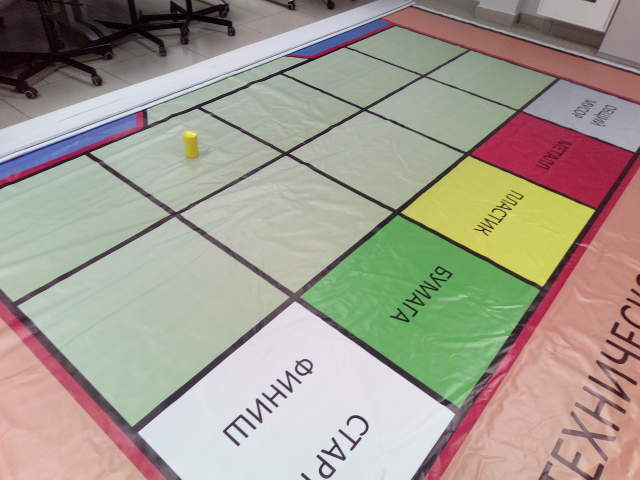
#> input picture cv/img/field-2.jpeg, 640 x 480 px
$ python gamefield.py
#> lines starting #> are read from the running program, lines starting #| are printed output that depends on the picture
import cv2 as cv
import numpy as np
from scipy.spatial.distance import euclidean as dist
import matplotlib.pyplot as plt

def findLines(filename):
#> called with filename = 'img/field-2.jpeg'
    img = cv.imread(filename)
#> img is the input picture: shape (480, 640, 3); mean B, G, R 144.3, 155.9, 163.3

    gray = cv.cvtColor(img, cv.COLOR_BGR2GRAY)
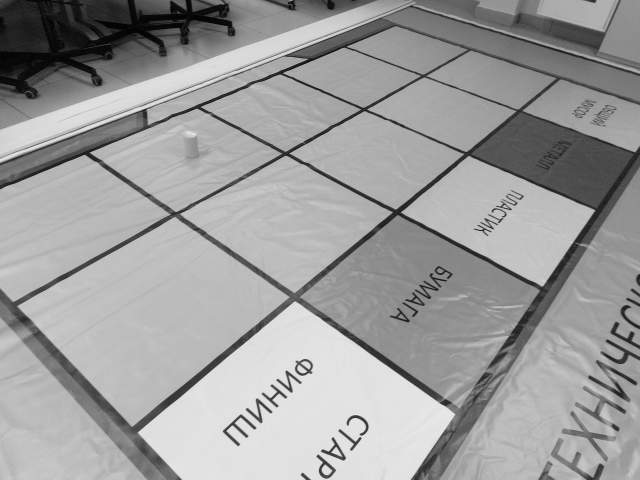
#> gray: shape (480, 640); min 1, max 254, mean 156.8
    edges = cv.Canny(gray, 50, 150, apertureSize = 3)
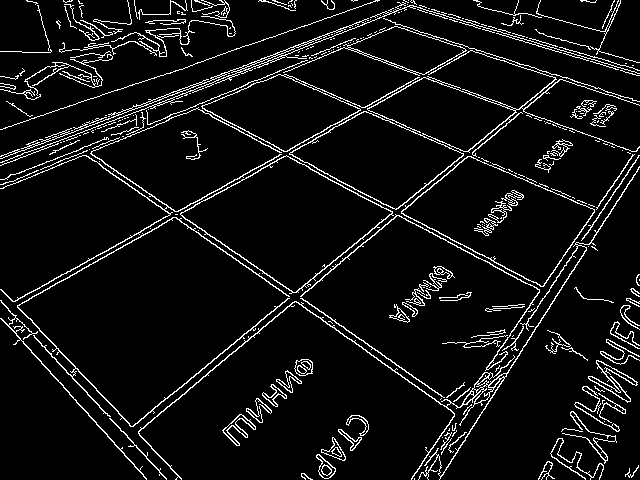
#> edges: shape (480, 640); 7.1% white in thin lines or dots
    lines = cv.HoughLinesP(edges, 1, np.pi/180, 100, minLineLength=200, maxLineGap=10)
#> lines = 28 rows, first 6: [5, 306, 451, 59], [193, 106, 555, 298], [119, 448, 562, 77], [118, 448, 487, 139], [58, 135, 451, 410], [239, 254, 477, 420]

    return img, lines

def getEquations(lines):
    eqA = []
    eqB = []
    for line in lines:
        x = line[0][0::2]
        y = line[0][1::2]
        k, b = np.polyfit(x, y, 1)
        if k < 0:
            eqA += [(k, b)]
        else:
            eqB += [(k, b)]
    return eqA, eqB

def filterEquations(eqQ):
    res = []
    for k0, b0 in eqQ:
        nearest = []
        for k1, b1 in eqQ:
            if abs(k0-k1) < 1 and abs(b0-b1) < 15:
                nearest += [(k1, b1)]
        k, b = nearest[0]
        res += [(k, b)]
    return res

def extrapolate2(eqQ):
    K = [ k for k, b in eqQ]
    B = [ b for k, b in eqQ]

    X = list(range(len(K)))

    a, b, c = np.polyfit(X, sorted(K), 2)
    K1 = [ a*x**2 + b*x +c for x in range(-2, len(X)) ]
    a, b, c = np.polyfit(X, sorted(B), 2)
    B1 = [ a*x**2 + b*x +c for x in X ]

    return list(zip(K1, B1))

def extrapolate1(eqQ):
    sortedEq = sorted(eqQ, key=lambda x: x[0])
    plt.plot(range(len(eqQ)), [ x[1] for x in sortedEq ])
    plt.show()
    raise Exception
    K = [ k for k, b in eqQ]
    B = [ b for k, b in eqQ]

    X = list(range(len(K)))

    plt.plot(X, sorted(K))

    b, c = np.polyfit(X, sorted(K), 1)
    K1 = [ b*x +c for x in range(-2, len(X)) ]
    b, c = np.polyfit(X, sorted(B), 1)
    B1 = [ b*x +c for x in X ]

    plt.plot(X, K1)
    plt.show()
    return list(zip(K1, B1))

def solve(eqA, eqB):
    points = []
    for eqa in eqA:
        for eqb in eqB:
            a = [[1, -eqa[0]],[1, -eqb[0]]]
            b = [eqa[1],eqb[1]]
            x, y =  np.linalg.solve(a, b)
            points += [(x,y)]
    filtered_points = []
    for a in points:
        nearest = []
        for b in points:
            if dist(a,b) < 20:
                nearest += [b]
        x, y = [ int(_) for _ in np.mean(nearest, axis=0) ]
        filtered_points += [(x, y)]
    return filtered_points

if __name__ == '__main__':
    img, lines = findLines('img/field-2.jpeg')
    eqA, eqB = [ filterEquations(eq) for eq in getEquations(lines) ]
#> the loop in getEquations, `for line in lines:` made 28 passes
#> (line, x, y, k, b, eqB) on passes 5, 6, 8: ([[58, 135, 451, 410]], [58, 451], [135, 410], 0.7, 94.41, [(0.53, 3.64), (0.7, 94.41)]), ([[239, 254, 477, 420]], [239, 477], [254, 420], 0.697, 87.3, [(0.53, 3.64), (0.7, 94.41), (0.697, 87.3)]), ([[82, 152, 473, 426]], [82, 473], [152, 426], 0.701, 94.54, [(0.53, 3.64), (0.7, 94.41), (0.697, 87.3), (0.701, 94.54)])
#> (line, x, y, k, b, eqA) on passes 3 to 4: ([[119, 448, 562, 77]], [119, 562], [448, 77], -0.837, 547.7, [(-0.554, 308.8), (-0.837, 547.7)]), ([[118, 448, 487, 139]], [118, 487], [448, 139], -0.837, 546.8, [(-0.554, 308.8), (-0.837, 547.7), (-0.837, 546.8)])
#> in filterEquations, `res = []`: res = []
#> the loop in filterEquations, `for k0, b0 in eqQ:` made 16 passes
#> res on passes 1 to 3: [(-0.554, 308.8)], [(-0.554, 308.8), (-0.837, 547.7)], [(-0.554, 308.8), (-0.837, 547.7), (-0.837, 547.7)]
#> the loop in filterEquations (call 2), `for k0, b0 in eqQ:` made 12 passes
#> res on passes 1 to 4: [(0.53, 3.64)], [(0.53, 3.64), (0.7, 94.41)], [(0.53, 3.64), (0.7, 94.41), (0.7, 94.41)], [(0.53, 3.64), (0.7, 94.41), (0.7, 94.41), (0.7, 94.41)]
#> eqA = [(-0.554, 308.8), (-0.837, 547.7), (-0.837, 547.7), (-0.382, 158), (-0.812, 530.9), (-0.344, 130.5), (-0.554, 308.8), (-0.382, 158), (-1.54, 1155.1), (-0.554, 308.8), (-0.382, 158), (-1.49, 1105.1), (-0.837, 546.8), (-0.382, 158), (-1.49, 1105.1), (-1.49, 1105.1)]; eqB = [(0.53, 3.64), (0.7, 94.41), (0.7, 94.41), (0.7, 94.41), (0.53, 3.64), (0.428, -44.95), (0.428, -44.95), (0.7, 94.41), (0.325, -102.7), (0.361, -78.54), (0.325, -102.7), (0.361, -78.54)]
    eqA = extrapolate1(eqA)
#> in extrapolate1, `sortedEq = sorted(eqQ, key=lambda x: x[0])`: sortedEq = [(-1.54, 1155.1), (-1.49, 1105.1), (-1.49, 1105.1), (-1.49, 1105.1), (-0.837, 547.7), (-0.837, 547.7), (-0.837, 546.8), (-0.812, 530.9), (-0.554, 308.8), (-0.554, 308.8), (-0.554, 308.8), (-0.382, 158), (-0.382, 158), (-0.382, 158), (-0.382, 158), (-0.344, 130.5)]
#> in extrapolate1, `plt.show()`:
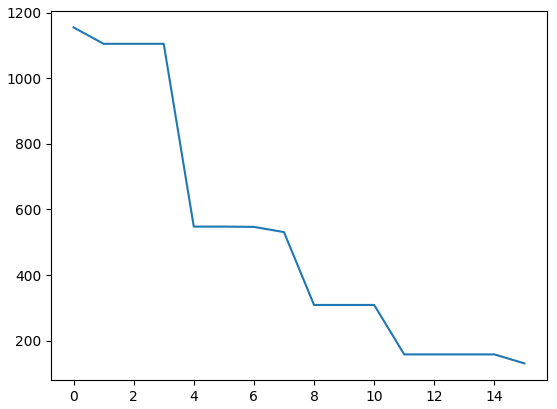
#> figure drawn by matplotlib, 1 panel; curve peaks at x = 0, y = 1155.1
#> (the run stopped early here; a loop or call above may not have finished)

$ run again, with cv/img/field-1.jpeg copied over cv/img/field-2.jpeg
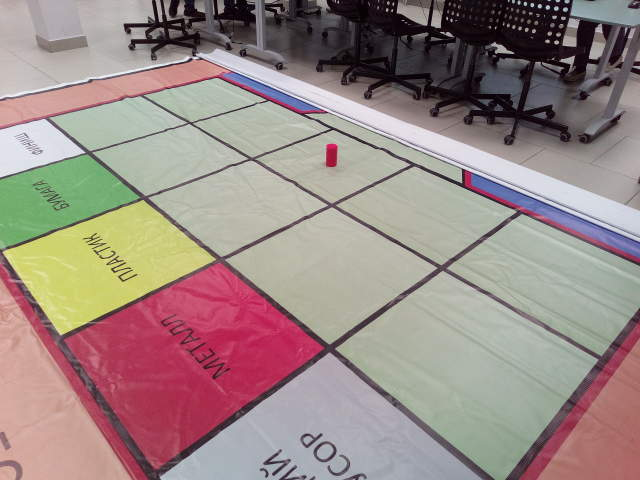
#> input picture cv/img/field-1.jpeg, 640 x 480 px
#> in findLines, img is the input picture: shape (480, 640, 3); mean B, G, R 133.9, 137.9, 154.9
#> in findLines, `edges = cv.Canny(gray, 50, 150, apertureSize = 3)`:
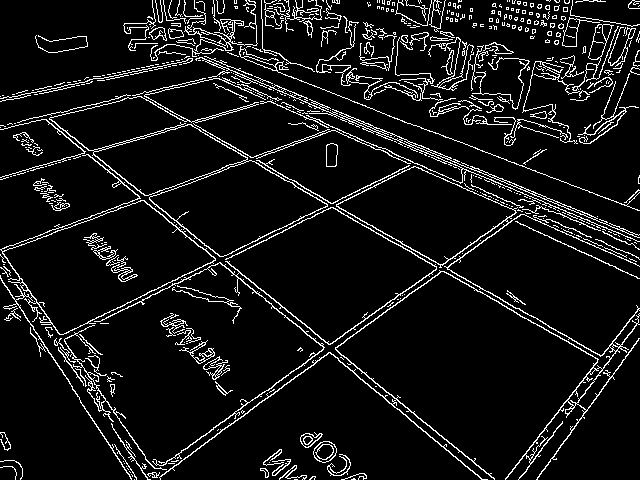
#> edges: shape (480, 640); 8.2% white in thin lines or dots
#> in findLines, `lines = cv.HoughLinesP(edges, 1, np.pi/180, 100, minLineLength=200, ma..`: lines = 28 rows, first 6: [44, 115, 298, 320], [62, 334, 414, 163], [136, 94, 477, 291], [213, 76, 639, 266], [217, 75, 636, 261], [159, 477, 528, 209]
#> the loop in getEquations, `for line in lines:` made 28 passes
#> (line, x, y, k, b, eqB) on passes 3 to 4: ([[136, 94, 477, 291]], [136, 477], [94, 291], 0.578, 15.43, [(0.807, 79.49), (0.578, 15.43)]), ([[213, 76, 639, 266]], [213, 639], [76, 266], 0.446, -19, [(0.807, 79.49), (0.578, 15.43), (0.446, -19)])
#> after the loop in getEquations, `for line in lines:`: eqB = 19 items, first 6: (0.807, 79.49), (0.578, 15.43), (0.446, -19), (0.444, -21.33), (0.423, -28.23), (0.421, -31.04)
#> in filterEquations, `res = []`: res = []
#> the loop in filterEquations, `for k0, b0 in eqQ:` made 9 passes
#> res on passes 1 to 3: [(-0.486, 364.1)], [(-0.486, 364.1), (-0.726, 592.5)], [(-0.486, 364.1), (-0.726, 592.5), (-0.365, 249)]
#> the loop in filterEquations (call 2), `for k0, b0 in eqQ:` made 19 passes
#> res on passes 1 to 4: [(0.807, 79.49)], [(0.807, 79.49), (0.578, 15.43)], [(0.807, 79.49), (0.578, 15.43), (0.446, -19)], [(0.807, 79.49), (0.578, 15.43), (0.446, -19), (0.446, -19)]
#> `eqA, eqB = [ filterEquations(eq) for eq in getEquations(lines) ]`: eqA = [(-0.486, 364.1), (-0.726, 592.5), (-0.365, 249), (-0.486, 364.1), (-0.726, 592.5), (-0.365, 249), (-0.726, 592.5), (-0.289, 179), (-0.289, 179)]; eqB = 19 items, first 6: (0.807, 79.49), (0.578, 15.43), (0.446, -19), (0.446, -19), (0.446, -19), (0.446, -19)
#> sortedEq = [(-0.726, 592.5), (-0.726, 592.5), (-0.726, 592.5), (-0.486, 364.1), (-0.486, 364.1), (-0.365, 249), (-0.365, 249), (-0.289, 179), (-0.289, 179)]
#> in extrapolate1, `plt.show()`:
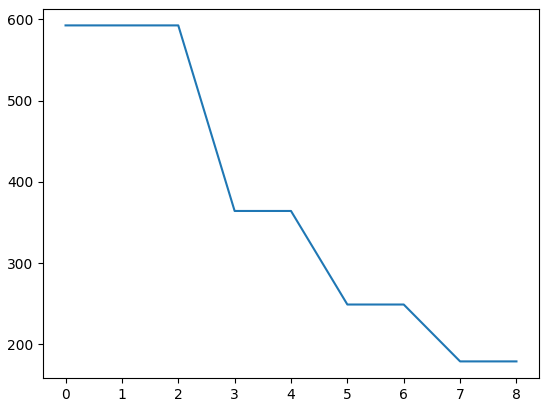
#> figure drawn by matplotlib, 1 panel
